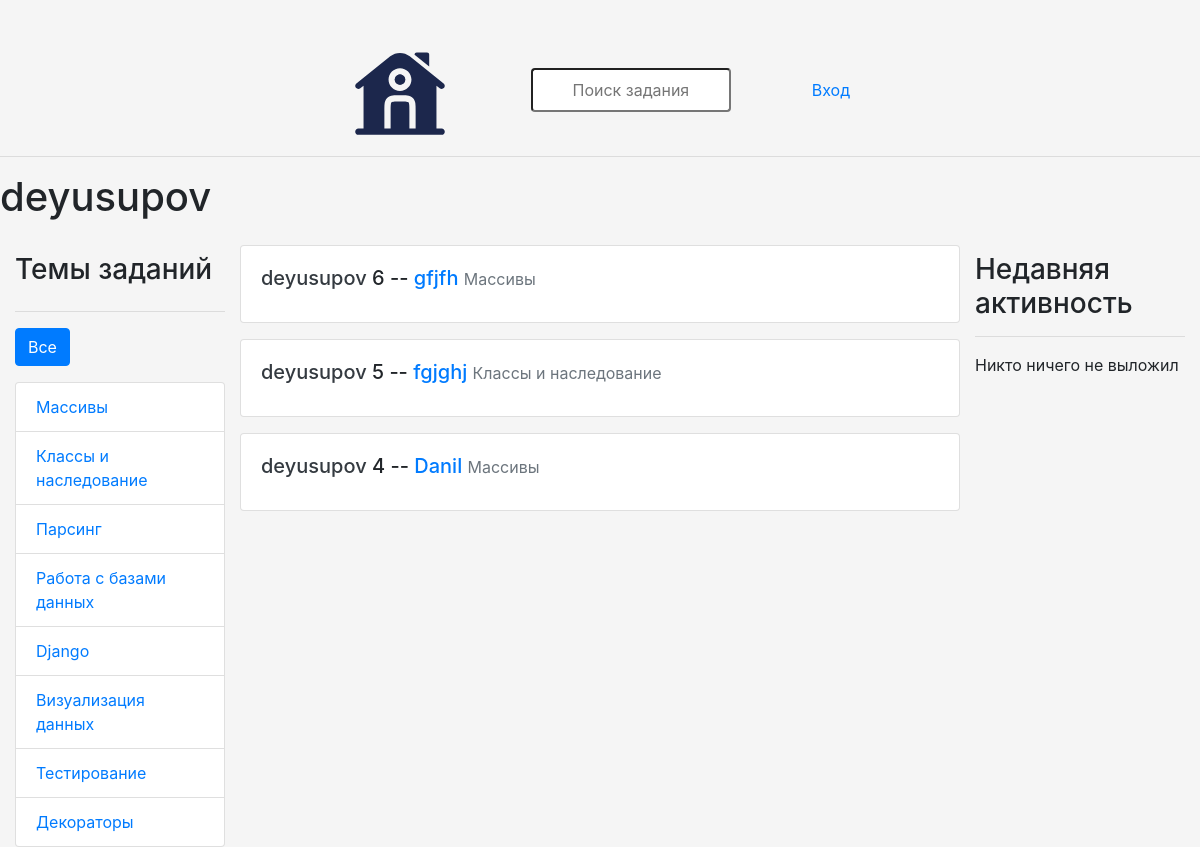
The page /profile/3/ on the database as committed earlier.
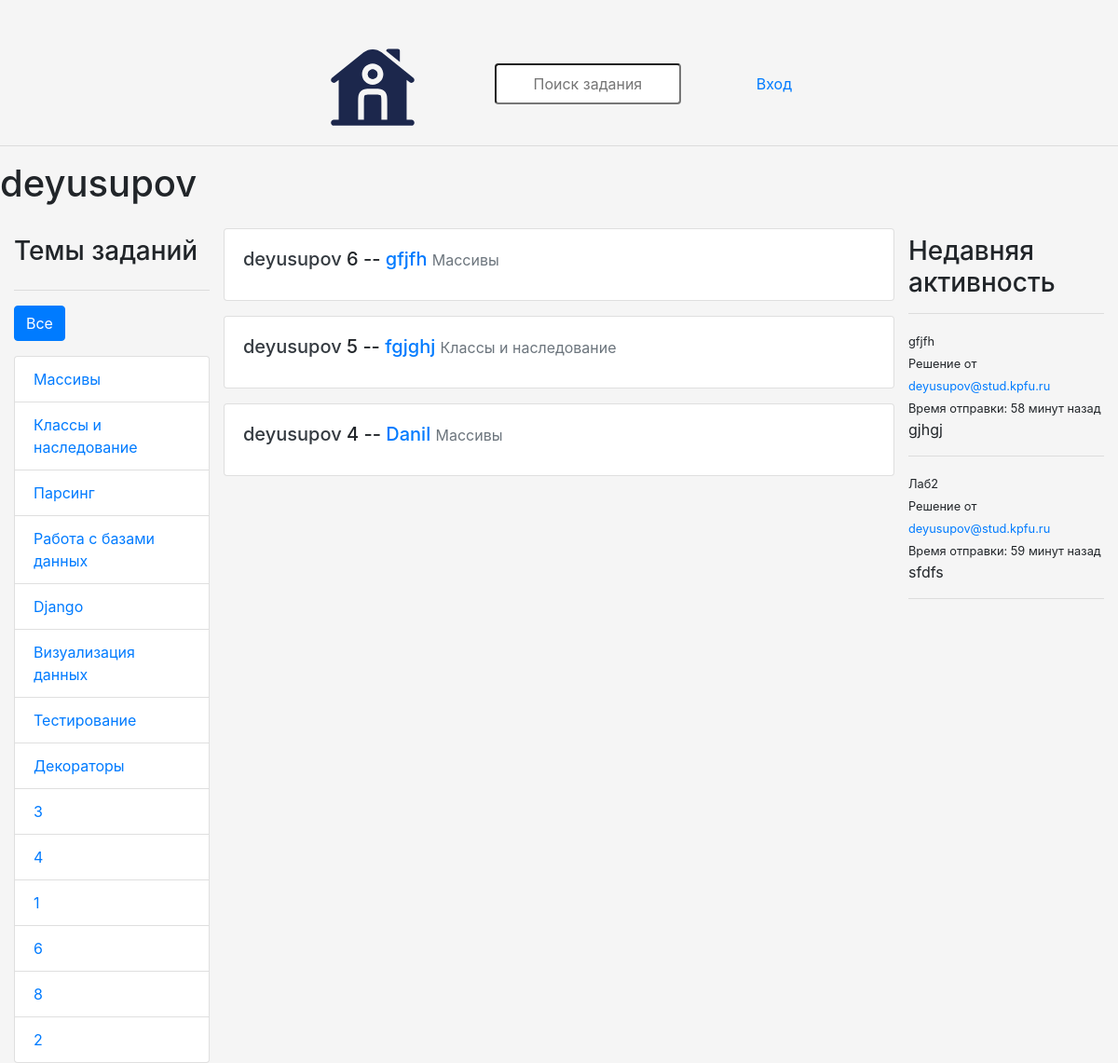
The same page on the database as committed later.
### base/models.py (models this page shows, shortened)
class Topic(models.Model):
    name = models.CharField(max_length = 200)

class Task(models.Model):
    host = models.ForeignKey(User, on_delete = models.SET_NULL, null = True)
    topic = models.ForeignKey(Topic, on_delete = models.SET_NULL, null = True)
    name = models.CharField(max_length = 200)
    description = models.TextField(null = True, blank = True)
    participants = models.ManyToManyField(User, related_name = 'participants', blank = True)
    updated = models.DateTimeField(auto_now = True)
    created = models.DateTimeField(auto_now_add = True)
    class Meta:
        ordering=['-updated','-created']
    def __str__(self):
        return self.name

class User(AbstractUser):
    name = models.CharField(max_length=200, null=True)
    email = models.EmailField(unique=True, null=True)
    bio = models.TextField(null=True)
    ROLE_CHOICES = [
        ('admin', 'Admin'),
        ('user', 'User'),
    ]
    role = models.CharField(max_length=5, choices=ROLE_CHOICES, default='user')
    avatar = models.ImageField(null=True, default='avatar.svg')
    USERNAME_FIELD = 'email'
    REQUIRED_FIELDS = []

class Message(models.Model):
    user = models.ForeignKey(User, on_delete=models.CASCADE)
    task = models.ForeignKey(Task, on_delete=models.CASCADE)
    body = models.TextField()
    attachment = models.FileField(upload_to='message_files/', null=True, blank=True)
    updated = models.DateTimeField(auto_now=True)
    created = models.DateTimeField(auto_now_add=True)
    class Meta:
        ordering = ['-updated','-created']
    def __str__(self):
        return self.body[0:50]

### base/views.py (the view)
# urls.py: path('profile/<str:pk>/', views.userProfile, name="user-profile"),
def userProfile(request, pk):
    user = User.objects.get(id = pk)
    tasks = user.task_set.all()
    task_messages = user.message_set.all()
    topics = Topic.objects.all()
    context = {'user': user, 'tasks': tasks,
               'task_messages': task_messages, 'topics': topics}
    return render(request, 'base/profile.html', context)

### base/templates/base/profile.html (shortened to what this page needs)
{% extends 'main.html' %}
{% block content %}
<h1>{{user.username}}</h1>
<div class="profile-container">
    <div>
        {% include 'base/topics_component.html' %}
    </div>
    <div>
        {% include 'base/feed_component.html' %}
    </div>
    <div>
        {% include 'base/activity_component.html' %}
    </div>
</div>
{% endblock content %}

### base/templates/base/topics_component.html
<div class="container mt-4">
    <h3 class="mb-4">Темы заданий</h3>
    <hr>
    <div class="d-flex justify-content-between mb-3">
        <a href="{% url 'home' %}" class="btn btn-primary">Все</a>
    </div>
    <ul class="list-group">
        {% for topic in topics %}
          <li class="list-group-item {% if topic.name == selected_topic %}active{% endif %}">
            <a href="{% url 'home' %}?q={{ topic.name }}" class="stretched-link">
              {{ topic.name }}
            </a>
          </li>
        {% endfor %}
      </ul>
</div>

### base/templates/base/feed_component.html (shortened to what this page needs)
{% for task in tasks %}
  <div class="card mt-3">
    <div class="card-body d-flex justify-content-between">
      <h5 class="card-title">
        <a href="{% url 'user-profile' task.host.id %}" class="text-dark">{{ task.host.username }}</a>
        {{ task.id }} -- <a href="{% url 'task' task.id %}" class="text-primary">{{ task.name }}</a>
        <small class="text-muted">{{ task.topic.name }}</small>
      </h5>
    </div>
  </div>
{% endfor %}

### base/templates/base/activity_component.html (shortened to what this page needs)
<div class="container mt-4">
<h3>Недавняя активность</h3>
<hr>
{% if task_messages %}
    {% for message in task_messages %}
        <div>
            <small >{{message.task}}</small>
            <small>Решение от <a href="{% url 'user-profile' message.user.id %}">{{message.user}}</a></small>
            <small >Время отправки: {{message.created|timesince}} назад</small>
            <p>{{message}}</p>
            <hr>
        </div>
    {% endfor %}
{% else %}
    <p>Никто ничего не выложил</p>
{% endif %}
    </div>

Rows that differ between the two databases and show on the page:
added Topic: name "3"
added Topic: name "4"
added Topic: name "1"
added Topic: name "6"
added Topic: name "8"
added Topic: name "2"
added Message: task "gfjfh", user "deyusupov@stud.kpfu.ru", created "58 минут", body "gjhgj"
added Message: task "Лаб2", user "deyusupov@stud.kpfu.ru", created "59 минут", body "sfdfs"
Other text that changed with them:
text no longer shown: "Никто ничего не выложил"
